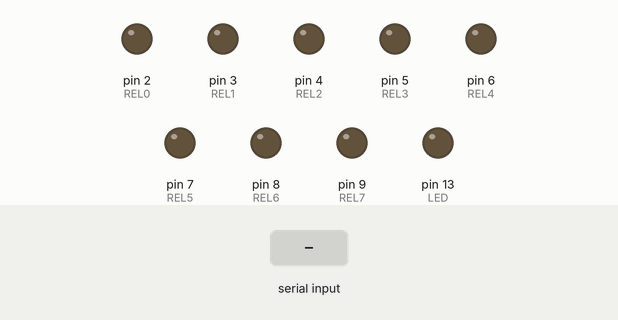
The sketch below on a simulated Arduino Uno, built with avr-gcc and run on an emulated ATmega328P. Shown: output pins drawn as LEDs (lit = HIGH). Inputs (shaded band) come from the test bench.

Above: at 1.2 s.
1.3 s: "SK0\n" received over Serial
At 1.9 s:
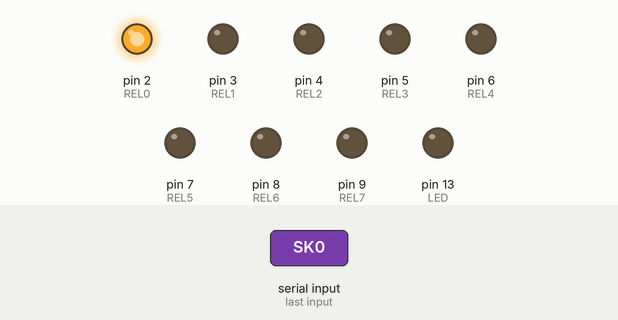
2.8 s: "SK1\n" received over Serial
At 4.0 s:
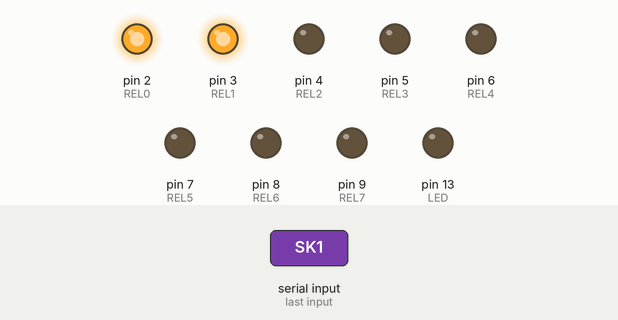
4.3 s: "SK2\n" received over Serial
At 5.3 s:
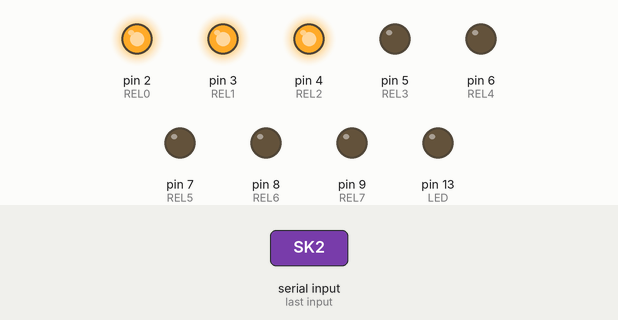
5.8 s: "SK3\n" received over Serial
At 6.5 s:
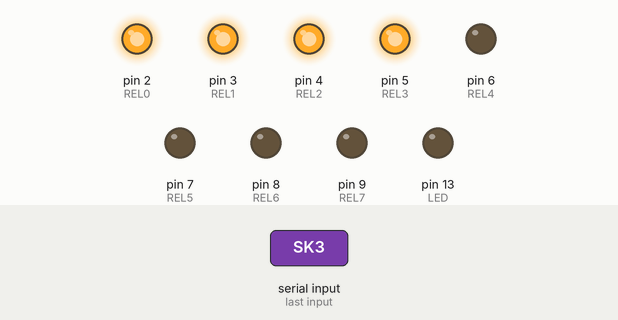
7.3 s: "SK4\n" received over Serial
At 7.6 s:
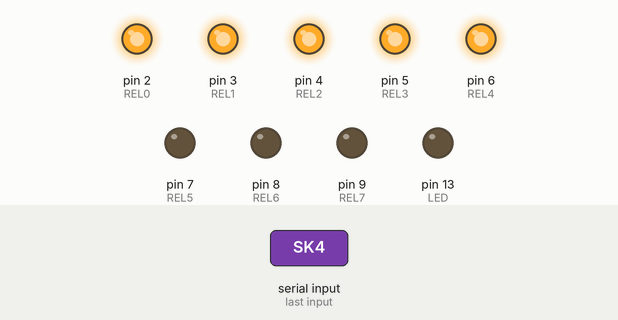
8.8 s: "SK5\n" received over Serial
At 10.0 s:
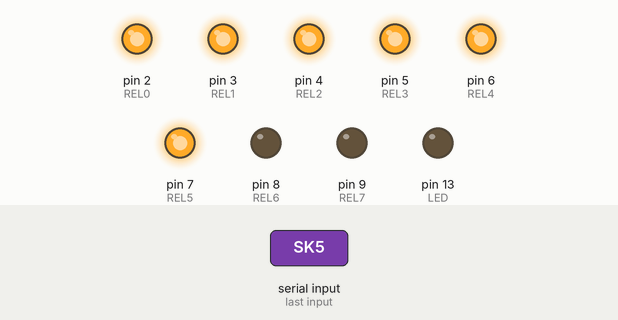
Timing chart, 0 to 11.3 s (numbered marks = the images above; inputs shaded):
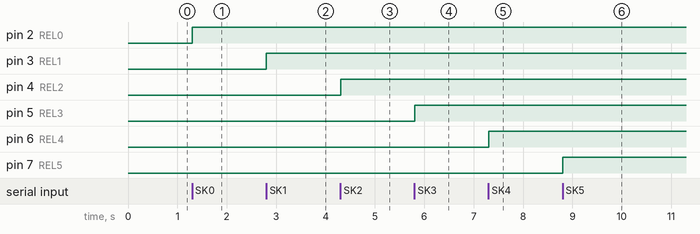

Measured:
- after the input at 1.3 s, pin 2 (REL0): LOW → HIGH at once
- after the input at 2.8 s, pin 3 (REL1): LOW → HIGH at once
- after the input at 4.3 s, pin 4 (REL2): LOW → HIGH at once
- after the input at 5.8 s, pin 5 (REL3): LOW → HIGH at once
- after the input at 7.3 s, pin 6 (REL4): LOW → HIGH at once
- after the input at 8.8 s, pin 7 (REL5): LOW → HIGH at once

The sketch:

relay_sp5iou.ino
```cpp
/*Serial interface controller relay switch
   Emulating SDR220 relay set
   By Marcin Boboli SP5IOU

   This file ships with HAMCTRL as the reference firmware for the
   ADMIN -> "PRZEKAZNIKI ARDUINO (SP5IOU SDR220)" panel (relay_controller.py
   on the HAMCTRL/Python side). Original work by Marcin Boboli (SP5IOU) -
   credit preserved. HAMCTRL only uses the relay subset of the protocol
   below (SKn/RKn/RPK/PK/RPKn); the digital-input, analog-input, event-
   counter and interrupt commands documented below are part of the
   original SP5IOU design but are not driven by HAMCTRL's own UI.

   FIX (bundled with HAMCTRL, see commit history): the original loop()
   matched SK0.."RPK7" OUTSIDE the "line fully received" (CR/LF) check,
   and never cleared `inString` after acting on a command. In practice
   that meant every command after the FIRST one received just kept
   appending onto the old string forever ("SK0" -> "SK0RK1" -> ...),
   which never matches any of the fixed command strings again - the
   board went permanently unresponsive to new commands until it was
   power-cycled or the serial port was reopened (reopening a port
   resets an Arduino via DTR, which is why this stayed unnoticed for a
   while - every reconnect "fixed" it by accident). Moved the matching
   block inside the CR/LF branch and added `inString = "";` at the end
   of it, so each line starts clean. No other behavior changed.
*/

/*
  RELAY OUTPUT COMMAND SUMMARY
  SKn Sets ( closes contact ) Relay specified by n ( n = 0 to 7 )
  RKn Resets ( opens contact ) Relay specified by n ( n = 0 to 7 )
  SPKxxxxxxxx Output binary data to Relay PORT K. ( x=1 or 0 )
  MKddd Outputs decimal data (ddd) to Relay PORT K. (ddd= 0 to 255 )
  RPK Returns status of all Relays in PORT K in binary format.
  RPKn Returns status of Relay specified by n in PORT K ( n = 0 to 7 )
  PK Returns status of Relay PORT K in decimal format.
  DIGITAL INPUT COMMAND SUMMARY
  RPA Returns status of all I/O lines in PORT A in binary format.
  RPAn Returns status of I/O line specified by n. (n= 0 to 3 )
  PA Returns status of PORT A in decimal format.
  EVENT COUNTER COMMAND SUMMARY
  CE Clear event counter.
  RE Returns present count of event counter.
  REC Returns present count of event counter and clears event counter.
  INTERRUPT COMMAND SUMMARY
  IE Enable Interrupts.
  ID Disable Interrupts
  IS Returns Interrupt Status ( 1 if enabled, 0 if disabled )
  TLnnnnn Loads Event Counter Trigger (nnnnn=0 to 65535 )
  TS Returns Event Counter Trigger Value
  ID COMMAND
  IDN? Returns 4 digit product identifier code.
  Feature added by SP5IOU - analog inputs
  RNn Returns decimal value of analog input n. (n=0 to 3)
  RNA Returns decimal values of all analog inputs AP0 to AP3 separated by <cr>
*/

#define FILENAME ADR2200_serial_ant_switch_SP5IOU_1_Beta_20160117_21_30
#define VER 2_Beta_20160117_21_30
//#define DEBUG true

//Product identifier
#define ProductID "SP5IOU"
//debuging LED
#define LED 13

//Relays output pins
#define REL0 2
#define REL1 3
#define REL2 4
#define REL3 5
#define REL4 6
#define REL5 7
#define REL6 8
#define REL7 9

//Input pins
#define IN0 10
#define IN1 11
#define IN2 12
#define IN3 A5

//Analog ports
#define AP0 A0
#define AP1 A1
#define AP2 A2
#define AP3 A3

String inString = "";    // string to hold input
String outString = "";   // string to hold output
uint16_t EventCounter = 0;
uint16_t EventCounterTrigger = 0;
boolean InterruptsStat = false;
byte commandNumber;

void setup() {
  //Set up LED and relay pins as output.
  pinMode(LED, OUTPUT);
  pinMode(REL0, OUTPUT);
  pinMode(REL1, OUTPUT);
  pinMode(REL2, OUTPUT);
  pinMode(REL3, OUTPUT);
  pinMode(REL4, OUTPUT);
  pinMode(REL5, OUTPUT);
  pinMode(REL6, OUTPUT);
  pinMode(REL7, OUTPUT);
  //Setting initial relays state
  digitalWrite(LED, 0);
  digitalWrite(REL0, 0);
  digitalWrite(REL1, 0);
  digitalWrite(REL2, 0);
  digitalWrite(REL3, 0);
  digitalWrite(REL4, 0);
  digitalWrite(REL5, 0);
  digitalWrite(REL6, 0);
  digitalWrite(REL7, 0);
  //Set up input pins
  pinMode(IN0, INPUT);
  pinMode(IN1, INPUT);
  pinMode(IN2, INPUT);
  pinMode(IN3, INPUT);
  //setting pullup resistors for input pins
  digitalWrite(IN0, 1);
  digitalWrite(IN1, 1);
  digitalWrite(IN2, 1);
  digitalWrite(IN3, 1);
  //Setting analog ports as input
  pinMode(AP0, INPUT);
  pinMode(AP1, INPUT);
  pinMode(AP2, INPUT);
  pinMode(AP3, INPUT);
  //Disconnecting pullup resistors from analog ports
  digitalWrite(AP0, 0);
  digitalWrite(AP1, 0);
  digitalWrite(AP2, 0);
  digitalWrite(AP3, 0);

  // Open serial communications and wait for port to open:
  Serial.begin(9600);
  while (!Serial) {
    ; // wait for serial port to connect. Needed for native USB port only
  }
}

void loop() {
  while (Serial.available() > 0) {   // when something read from serial
    int inChar = Serial.read();
    if (isPrintable(inChar)) {
      // convert the incoming byte to a char and add it to the string:
      inString += (char)inChar;
    }

    // Only act once a full line (CR or LF terminated) has arrived -
    // FIX: this used to be split across two blocks, with the command
    // matching running on every single incoming byte instead of only
    // here. isPrintable() already excludes CR/LF from being appended
    // above, so inString at this point holds exactly one command with
    // no trailing line terminator.
    if ((inChar == '\r') || (inChar == '\n')) {
      digitalWrite(LED, 1);
      //Make it accept commands in either lower or upper case
      inString.toUpperCase();
#if DEBUG
      Serial.print("String: ");
      Serial.println(inString);
#endif

      //Relays switching on commands
      if (inString == "SK0") {
        digitalWrite(REL0, 1);
      } else if (inString == "SK1") {
        digitalWrite(REL1, 1);
      } else if (inString == "SK2") {
        digitalWrite(REL2, 1);
      } else if (inString == "SK3") {
        digitalWrite(REL3, 1);
      } else if (inString == "SK4") {
        digitalWrite(REL4, 1);
      } else if (inString == "SK5") {
        digitalWrite(REL5, 1);
      } else if (inString == "SK6") {
        digitalWrite(REL6, 1);
      } else if (inString == "SK7") {
        digitalWrite(REL7, 1);
      } else if (inString == "RK0") {
        digitalWrite(REL0, 0);
      } else if (inString == "RK1") {
        digitalWrite(REL1, 0);
      } else if (inString == "RK2") {
        digitalWrite(REL2, 0);
      } else if (inString == "RK3") {
        digitalWrite(REL3, 0);
      } else if (inString == "RK4") {
        digitalWrite(REL4, 0);
      } else if (inString == "RK5") {
        digitalWrite(REL5, 0);
      } else if (inString == "RK6") {
        digitalWrite(REL6, 0);
      } else if (inString == "RK7") {
        digitalWrite(REL7, 0);
      }
      //Relay status reading commands
      else if (inString == "RPK") {
        Serial.print(digitalRead(REL7), BIN);
        Serial.print(digitalRead(REL6), BIN);
        Serial.print(digitalRead(REL5), BIN);
        Serial.print(digitalRead(REL4), BIN);
        Serial.print(digitalRead(REL3), BIN);
        Serial.print(digitalRead(REL2), BIN);
        Serial.print(digitalRead(REL1), BIN);
        Serial.print(digitalRead(REL0), BIN);
        Serial.print("\r");
      } else if (inString == "PK") {
        byte Portk_stat = digitalRead(REL0) + 2 * digitalRead(REL1) + 4 * digitalRead(REL2) + 8 * digitalRead(REL3) + 16 * digitalRead(REL4) + 32 * digitalRead(REL5) + 64 * digitalRead(REL6) + 128 * digitalRead(REL7);
        if (Portk_stat < 10) Serial.print('0');
        if (Portk_stat < 100) Serial.print('0');
        Serial.print(Portk_stat, DEC);
        Serial.print("\r");
      } else if (inString == "RPK0") {
        Serial.print(digitalRead(REL0), BIN);
        Serial.print('\r');
      } else if (inString == "RPK1") {
        Serial.print(digitalRead(REL1), BIN);
        Serial.print('\r');
      } else if (inString == "RPK2") {
        Serial.print(digitalRead(REL2), BIN);
        Serial.print('\r');
      } else if (inString == "RPK3") {
        Serial.print(digitalRead(REL3), BIN);
        Serial.print('\r');
      } else if (inString == "RPK4") {
        Serial.print(digitalRead(REL4), BIN);
        Serial.print('\r');
      } else if (inString == "RPK5") {
        Serial.print(digitalRead(REL5), BIN);
        Serial.print('\r');
      } else if (inString == "RPK6") {
        Serial.print(digitalRead(REL6), BIN);
        Serial.print('\r');
      } else if (inString == "RPK7") {
        Serial.print(digitalRead(REL7), BIN);
        Serial.print('\r');
      }
#if DEBUG
      else {
        Serial.print("Unknown command: ");
        Serial.println(inString);
      }
#endif

      // FIX: reset for the next line - without this, every command
      // after the first just kept appending onto the old string and
      // never matched anything again (see the FIX note at the top of
      // this file).
      inString = "";
      digitalWrite(LED, 0);
    }
  } // end while Serial.available
} // end main loop
```
